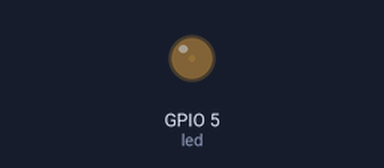
Recording of a sketch running on a simulated ESP32. Parts: output pins drawn as LEDs (lit = HIGH).

Above: at 0.05 s.
At 1.15 s:
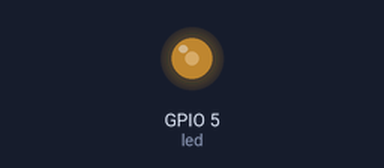
At 2.3 s:
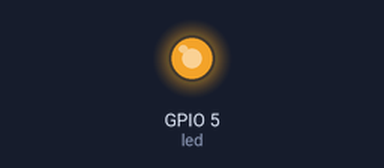
At 4.6 s:
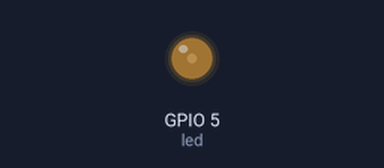
Timing chart, 0 to 6.6 s (numbered marks = the images above):
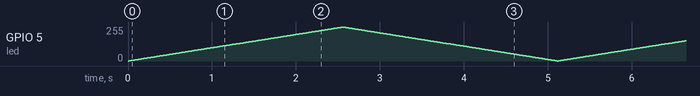

The sketch:

lab2_1.ino
```cpp
int res = 8;
int ch = 0;
int freq = 1000;
int led = 5;
void setup() {
  pinMode(led,OUTPUT);
  ledcSetup(ch,freq,res);
  ledcAttachPin(led,ch);
  ledcWrite(ch,0);

}

void loop() {
  for(int i=0;i<256;i++){
    ledcWrite(ch,i);
    delay(10);
  }
  for(int i=255 ;i>0;i--){
    ledcWrite(ch,i);
    delay(10);
  }

}
```
